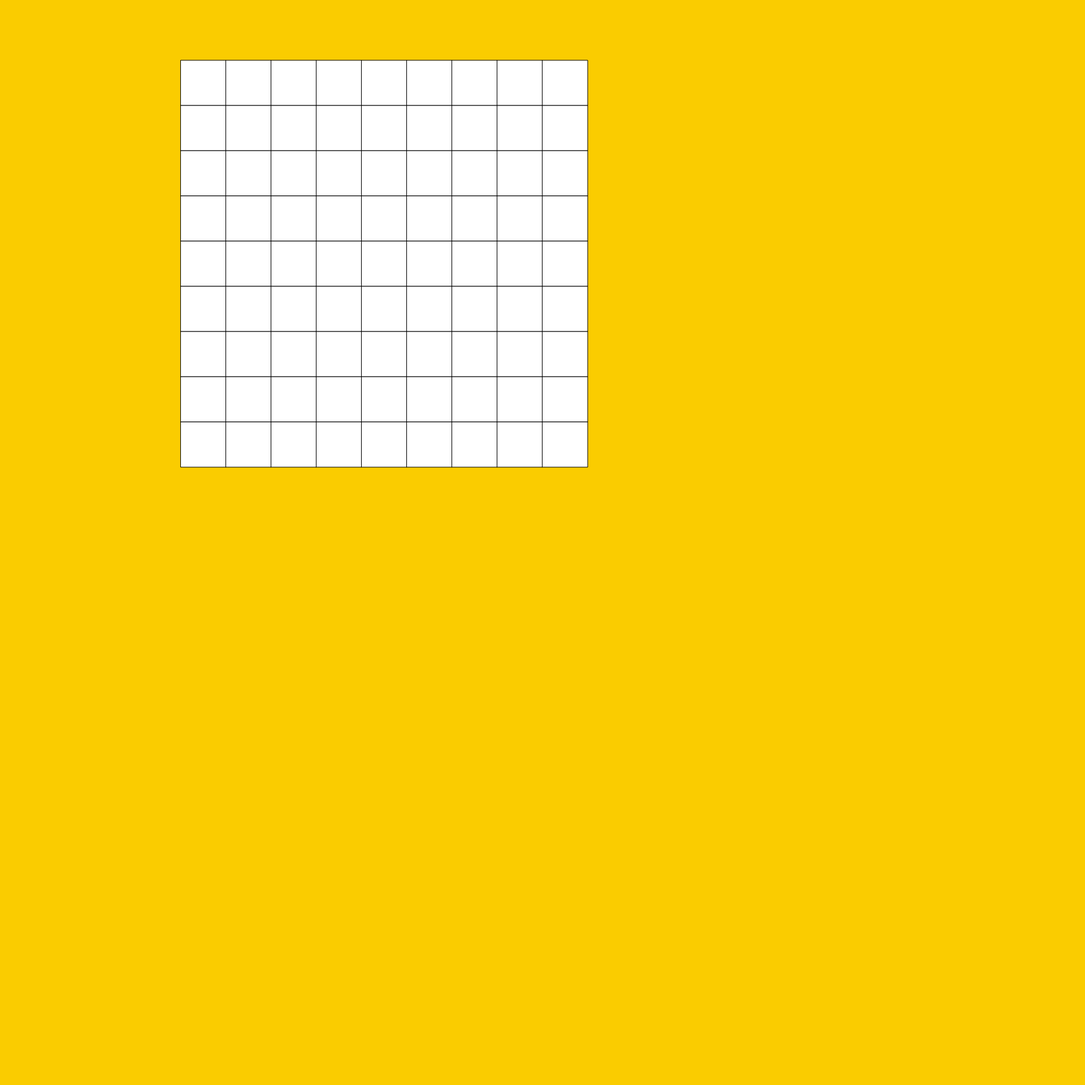
Frame 1 (no input)
Frame 60 (no input): identical to frame 1, image omitted
Frame 120 (the mouse pressed at the canvas centre since frame 60): identical to frame 1, image omitted

The p5.js sketch that drew this single still picture (run headless with seeded random() and noise() and a simulated clock; from frame 60 on, the mouse is pressed at the canvas centre):

// p5.js sketch
// ── sketch.js
function Cell(x, y, width, height, value = 0) {
	this.x = x;
	this.y = y;
	this.width = width;
	this.height = height;
	this.value = value;

	this.render = function(startX, startY, colour) {
		fill(colour);
		stroke(0);
		rect(startX + (this.x * this.width), startY + (this.y * this.height), this.width, this.height);
	}

	this.changeColour = function(newColour) {
		this.colour = newColour;
		// this.render(this.startX, this.startY);
	}
	this.getX = function() {
		return this.x;
	}
	this.getY = function() {
		return this.y;
	}
	this.getWidth = function() {
		return this.width;
	}
	this.getHeight = function() {
		return this.height;
	}
}


function Grid(columns, rows, cellWidth, cellHeight, startX, startY) {

	this.columns = columns,
	this.rows = rows,
	this.cells = [];
	this.cellWidth = cellWidth;
	this.cellHeight = cellHeight;
	this.startX = startX;
	this.endX = startX + (this.columns * this.cellWidth);
	this.startY = startY;
	this.endY = startY + (this.rows * this.cellHeight);

	this.currentX =  Math.floor((mouseX-this.startX)/cellWidth);
	this.currentY = Math.floor((mouseY-this.startY)/cellHeight);

	for (var i = 0; i < this.columns; i++) {
		this.cells[i] = [];
		for (var j = 0; j < this.rows; j++) {
			this.cells[i][j] = new Cell(i,j, cellWidth, cellHeight);
		}
	}

	this.drawGrid = function() {
		for (var i = 0; i < this.columns; i++) {
			for (var j = 0; j < this.rows; j++) {
				this.cells[i][j].render(this.startX, this.startY, [255,255,255]);
			}
		}
	}

	//replace constant value with formula based on startx and start y of grid
	this.crossHair = function(colour) {
		for(var i = 0; i < this.columns; i++) {
			for (var j = 0; j < this.rows; j++) {
				if(i == this.currentX) {
					console.log(j);
					var c = this.getCell(this.currentX, j)
					c.render(this.startX, this.startY, colour);
				}
				if(j == this.currentY) {
					var c = this.getCell(i, this.currentY)
					c.render(this.startX, this.startY, colour);
				}
			}
		}
	}


	this.getRows = function() {
		return this.rows;
	}

	this.getColumns = function() {
		return this.columns;
	}

	this.getStartX = function() {
		return this.startX;
	}
	this.getEndX = function() {
		return this.endX;
	}

	this.getStartY = function() {
		return this.startY;
	}
	this.getEndY = function() {
		return this.endY;
	}
	this.getCurrentX = function() {
		return this.currentX;
	}

	this.getCurrentY = function() {
		return this.currentY;
	}
	this.getCell = function(x,y) {
		return this.cells[x][y]
	}

	this.getCurrentX = function() {
		return this.currentX;
	}
	this.getCurrentY = function() {
		return this.currentY;
	}

}

//check if a number is within a min and max range NOT including given max or min
function between(x, min, max) {
	return x > min && x < max;
}


//SETUP runs once at the beginning of the program initialization
function setup() {
	createCanvas(1800, 1800); //width,height
}


//DRAW executes over and over - the MAIN LOOP
function draw() {
	//background must be at the START
	// draw will draw everything to the screen in order of the code

	background(250,204,0);
	//initialize grid
	var grid = new Grid(9,9,75,75, 300, 100);

	grid.drawGrid();


	var inGrid = ((between(mouseX, grid.getStartX(), grid.getEndX())) && (between(mouseY, grid.getStartY(),grid.getEndY())));


	if(inGrid) {
		grid.crossHair(225, );

		var currentCell = grid.getCell(grid.getCurrentX(), grid.getCurrentY());
		currentCell.render(grid.startX, grid.startY, [200,0,0,50]);
	}

}
